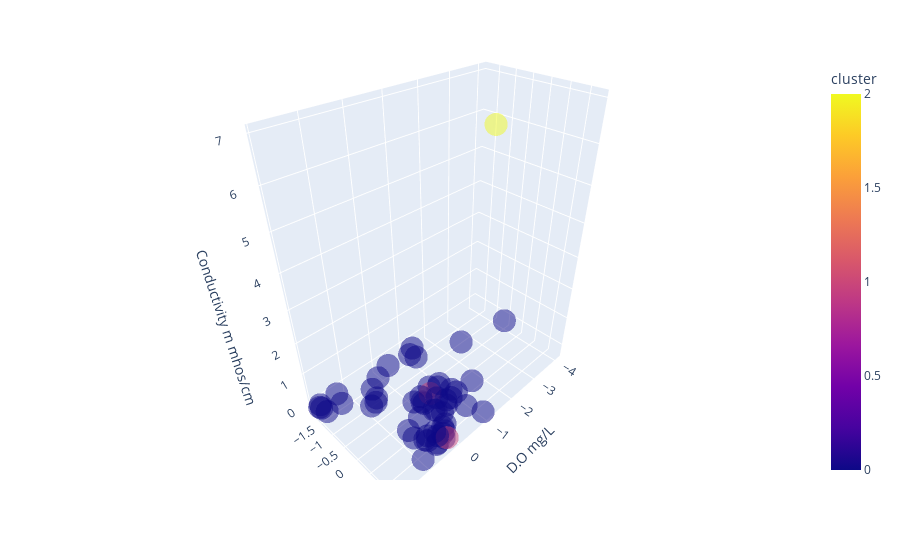

The notebook cell saved with this chart:
### Markdown cell above
#### Plotting the clusters

### Code cell
import plotly.express as px
px.scatter_3d(df, x='D.O mg/L', y='pH', z='Conductivity m mhos/cm', color='cluster', opacity=0.5)
